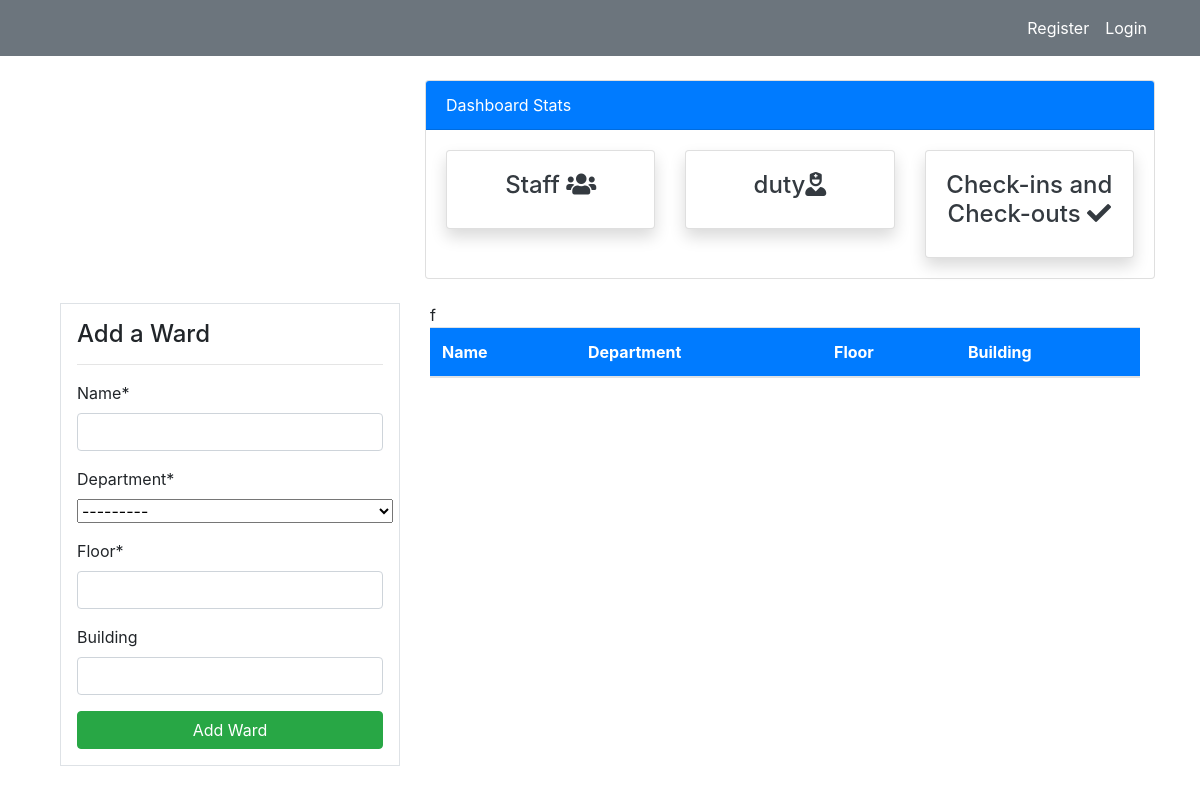
Page /ward/ on the earlier database version.
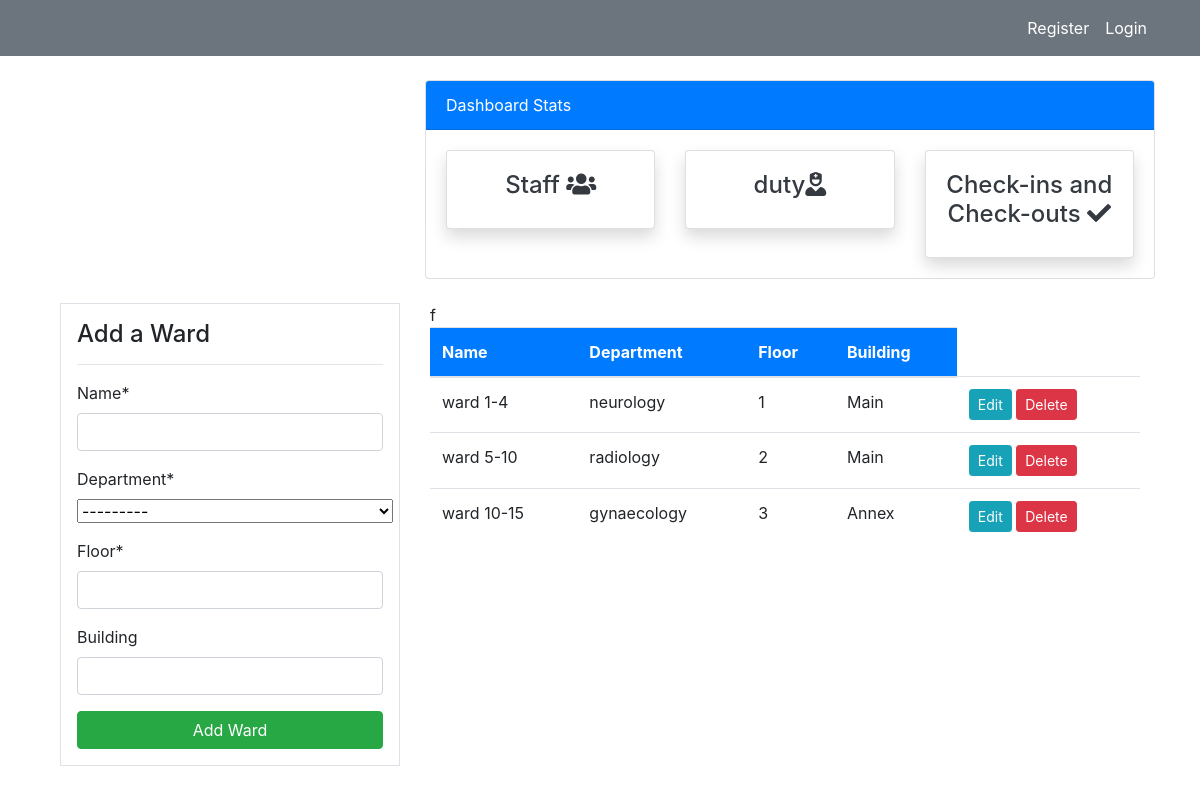
Same page on the later database version.
### roster/models.py (models this page shows, shortened)
class Ward(models.Model):
    name = models.CharField(max_length=40)
    floor = models.PositiveBigIntegerField()
    department = models.CharField(max_length=40, choices=DEPARTMENT)
    building = models.CharField(max_length=30, null=True,blank=True)
    class Meta:
        verbose_name_plural = 'Ward'

### roster/views.py (the view)
# urls.py: path('ward/', views.ward, name='dashboard-ward'),
def ward(request):
    rooms = Ward.objects.all()
    if request.method == "POST":
        form = WardForm(request.POST)
        if form.is_valid():
            form.save()
            ward_name = form.cleaned_data.get('name')#gets the name from the form so and stores in variable duty_name
            messages.success(request, f' {ward_name} has been added')
            return redirect('dashboard-ward')
    else:
        form = WardForm()
    context= {
        'rooms':rooms,
        'form':form,
    }
    return render(request,'dashboard/ward.html',context )

### roster/forms.py
class WardForm(forms.ModelForm):
    class Meta:
        model= Ward
        fields = ['name','department','floor','building']

### templates/dashboard/ward.html (shortened to what this page needs)
{% extends "partials/base.html" %}
  {% load crispy_forms_tags %}
  {% block content%}
  {% include 'partials/topnav.html' %}
   <div class="container">
    <div class="row my-4">
        <div class="col-md-4">
            <div class="border bg-white p-3">
                <h4>Add a Ward</h4>
                <hr>
                <form method="POST">
                    {{ form|crispy}}
                    <input class="btn btn-success btn-block" type="submit" value="Add Ward">
                </form>
            </div>
        </div>
        <div class="col-md-8">
            <table class="table bg-white">
                <thead class="bg-primary">
                    <tr class="text-white">
                        <th scope="col">Name</th>
                        <th scope="col">Department</th>
                        <th scope="col">Floor</th>
                        <th scope="col">Building</th>f
                    </tr>
                </thead>
                <tbody>
                    {% for room in rooms %}
                    <tr>
                        <td>{{ room.name}}</td>
                        <td>{{ room.department}}</td>
                        <td>{{ room.floor }}</td>
                        <td>{{ room.building }}</td>
                        <td>
                            <a class="btn btn-info btn-sm" href="{% url 'dashboard-ward-update' room.id %}">Edit</a>
                            <a class="btn btn-danger btn-sm" href="{% url 'dashboard-ward-delete' room.id %}">Delete</a>
                        </td>
                    </tr>
                    {% endfor %}
                </tbody>
            </table>
        </div>
    </div>
</div>
{% endblock %}

Differences in the rows shown:
added Ward: name "ward 1-4", department "neurology", floor "1", building "Main"
added Ward: name "ward 5-10", department "radiology", floor "2", building "Main"
added Ward: name "ward 10-15", department "gynaecology", floor "3", building "Annex"
